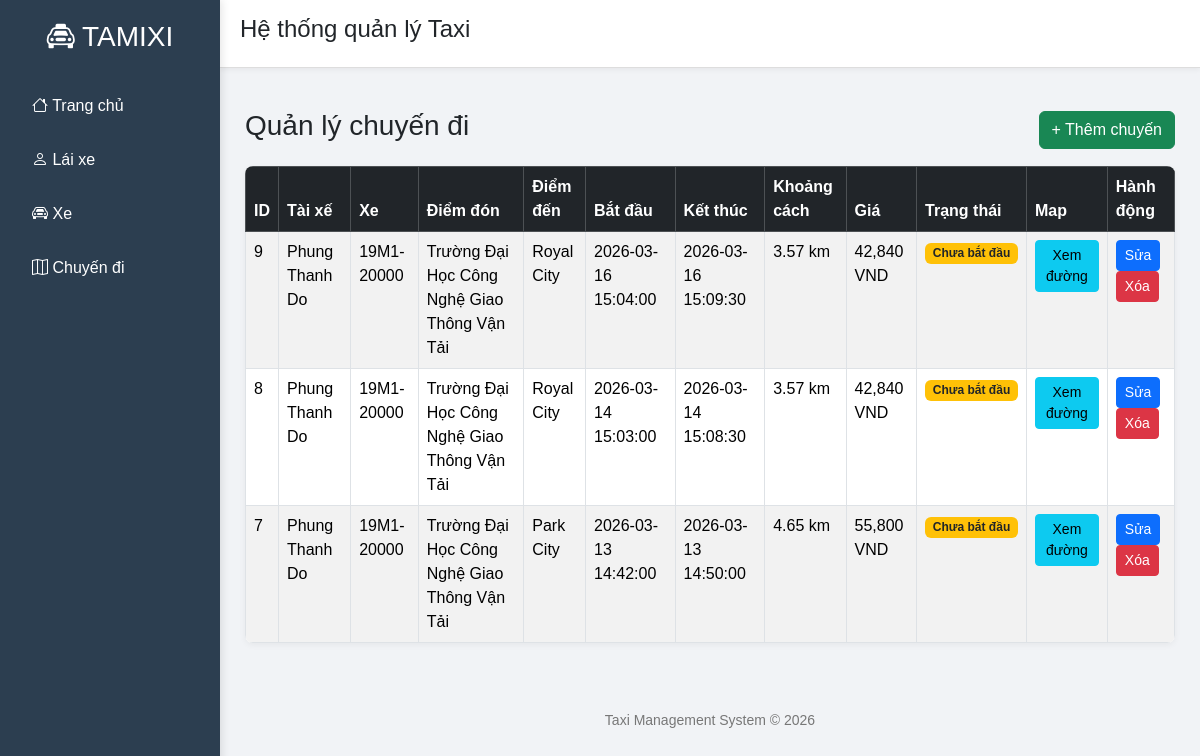
The page /trips on the database as committed earlier.
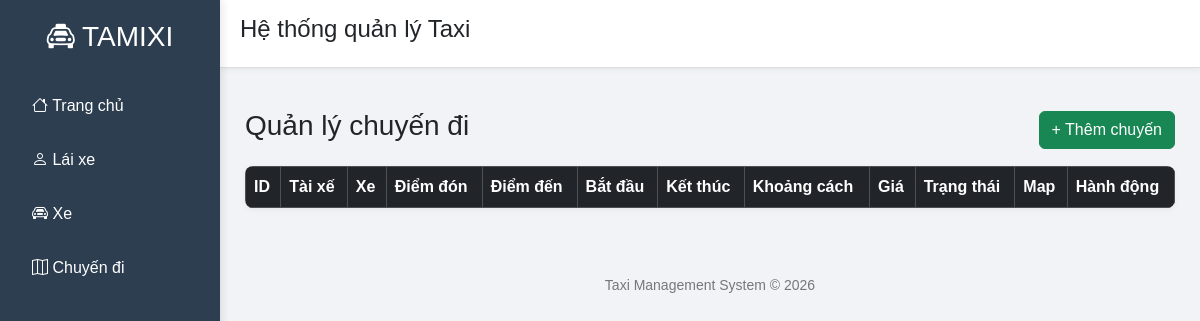
The same page on the database as committed later.
### tables this page shows
CREATE TABLE Trips (
    trip_id INTEGER PRIMARY KEY AUTOINCREMENT,
    driver_id INTEGER,
    car_id INTEGER,
    pickup_location TEXT,
    dropoff_location TEXT,
    start_time DATETIME,
    end_time DATETIME, distance REAL, price REAL,
    FOREIGN KEY(driver_id) REFERENCES Drivers(driver_id),
    FOREIGN KEY(car_id) REFERENCES Cars(car_id)
);

CREATE TABLE Drivers (
    driver_id INTEGER PRIMARY KEY AUTOINCREMENT,
    name TEXT NOT NULL,
    phone TEXT,
    license_number TEXT,
    status TEXT
);

CREATE TABLE Cars (
    car_id INTEGER PRIMARY KEY AUTOINCREMENT,
    plate_number TEXT NOT NULL,
    car_model TEXT,
    status TEXT
);

### app.py (the view)
@app.route("/trips")
def trips():
    conn = get_db()
    cursor = conn.cursor()
    cursor.execute("""
    SELECT t.trip_id,
                    d.name as driver_name,
                    c.plate_number as license_plate,
                    t.pickup_location,
                    t.dropoff_location,
                    t.start_time,
                    t.end_time,
                    t.distance,
                    t.price
    FROM Trips t
    JOIN Drivers d ON t.driver_id = d.driver_id
    JOIN Cars c ON t.car_id = c.car_id
    ORDER BY t.start_time DESC
    """)
    rows = cursor.fetchall()
    conn.close()
    trips = []
    now = datetime.now()
    for r in rows:
        start = datetime.fromisoformat(r["start_time"]) if r["start_time"] else None
        end = datetime.fromisoformat(r["end_time"]) if r["end_time"] else None
        if not start or not end:
            status = "Không xác định"
        elif now < start:
            status = "Chưa bắt đầu"
        elif start <= now <= end:
            status = "Đang chạy"
        else:
            status = "Hoàn thành"
        trip = dict(r)
        trip["status"] = status
        trips.append(trip)
    return render_template("trips.html", trips=trips)

### app.py (called while the page is built)
def get_db():
    conn = sqlite3.connect("taxi.db")
    conn.row_factory = sqlite3.Row
    return conn

### templates/trips.html
{% extends "layout.html" %}
{% block content %}
<div class="d-flex justify-content-between align-items-center mb-3">
    <h3>Quản lý chuyến đi</h3>
    <a href="/add_trip" class="btn btn-success">+ Thêm chuyến</a>
</div>
<table class="table table-bordered table-striped table-hover">
    <thead class="table-dark">
        <tr>
            <th>ID</th>
            <th>Tài xế</th>
            <th>Xe</th>
            <th>Điểm đón</th>
            <th>Điểm đến</th>
            <th>Bắt đầu</th>
            <th>Kết thúc</th>
            <th>Khoảng cách</th>
            <th>Giá</th>
            <th>Trạng thái</th>
            <th>Map</th>
            <th>Hành động</th>
        </tr>
    </thead>
    <tbody>
        {% for trip in trips %}
        <tr>
            <td>{{ trip.trip_id }}</td>
            <td>{{ trip.driver_name }}</td>
            <td>{{ trip.license_plate }}</td>
            <td>{{ trip.pickup_location }}</td>
            <td>{{ trip.dropoff_location }}</td>
            <td>{{ trip.start_time }}</td>
            <td>{{ trip.end_time }}</td>
            <td>{{ trip.distance or 0 }} km</td>
            <td>{{ "{:,.0f}".format(trip.price or 0) }} VND</td>
            <td>
                {% if trip.status == "Chưa bắt đầu" %}
                    <span class="badge bg-warning text-dark">Chưa bắt đầu</span>
                {% elif trip.status == "Đang chạy" %}
                    <span class="badge bg-primary">Đang chạy</span>
                {% else %}
                    <span class="badge bg-success">Hoàn thành</span>
                {% endif %}
            </td>
            <td>
                <a
                href="https://www.google.com/maps/dir/{{ trip.pickup_location | urlencode }}/{{ trip.dropoff_location | urlencode }}"
                target="_blank"
                class="btn btn-sm btn-info">
                Xem đường
                </a>
            </td>
            <td>
                <a href="/edit_trip/{{ trip.trip_id }}" class="btn btn-sm btn-primary">Sửa</a>
                <a href="/delete_trip/{{ trip.trip_id }}"
                   class="btn btn-sm btn-danger"
                   onclick="return confirm('Bạn có chắc muốn xóa chuyến này?')">
                   Xóa
                </a>
            </td>
        </tr>
        {% endfor %}
    </tbody>
</table>
{% endblock %}

### templates/layout.html (shortened to what this page needs)
<!DOCTYPE html>
<html>
<head>
<link href="https://cdn.jsdelivr.net/npm/bootstrap@5.3.2/dist/css/bootstrap.min.css" rel="stylesheet">
<link rel="stylesheet" href="https://cdn.jsdelivr.net/npm/bootstrap-icons@1.11.1/font/bootstrap-icons.css">
<link rel="stylesheet" href="{{ url_for('static', filename='style.css') }}">
</head>
<body>
<div class="sidebar">
<h3><i class="bi bi-taxi-front"></i> TAMIXI</h3>
<a href="/"><i class="bi bi-house"></i> Trang chủ</a>
<a href="/drivers"><i class="bi bi-person"></i> Lái xe</a>
<a href="/cars"><i class="bi bi-car-front"></i> Xe</a>
<a href="/trips"><i class="bi bi-map"></i> Chuyến đi</a>
</div>
<div class="main">
<div class="header">
<h4>Hệ thống quản lý Taxi</h4>
</div>
<div class="content container mt-3">
{% block content %}
{% endblock %}
</div>
<div class="footer text-center mt-4">
<small>Taxi Management System © 2026</small>
</div>
</div>
</body>
</html>

### static/style.css (style rules this page uses)
body { margin:0; font-family:Arial, sans-serif; background:#f1f3f6; }
.sidebar { position:fixed; width:220px; height:100%; background:#2c3e50; padding:20px; color:white; box-shadow:2px 0 8px rgba(0,0,0,0.1); }
.sidebar h3 { margin-bottom:30px; text-align:center; }
.sidebar a { display:block; color:white; text-decoration:none; padding:10px 12px; margin-bottom:10px; border-radius:6px; transition:0.2s; }
.main { margin-left:220px; min-height:100vh; }
.header { background:white; padding:15px 20px; border-bottom:1px solid #ddd; font-weight:bold; font-size:18px; box-shadow:0 2px 5px rgba(0,0,0,0.05); }
.content { padding:25px; }
table { background:white; border-radius:8px; overflow:hidden; box-shadow:0 2px 6px rgba(0,0,0,0.05); }
table th { background:#f8f9fa; }
.footer { text-align:center; margin-top:30px; color:#777; }

Rows that differ between the two databases and show on the page:
removed Trips: trip_id "9", driver_name "Phung Thanh Do", license_plate "19M1-20000", pickup_location "Trường Đại Học Công Nghệ Giao Thông Vận Tải", dropoff_location "Royal City", start_time "2026-03-16 15:04:00", end_time "2026-03-16 15:09:30", distance "3.57", price "42,840"
removed Trips: trip_id "8", driver_name "Phung Thanh Do", license_plate "19M1-20000", pickup_location "Trường Đại Học Công Nghệ Giao Thông Vận Tải", dropoff_location "Royal City", start_time "2026-03-14 15:03:00", end_time "2026-03-14 15:08:30", distance "3.57", price "42,840"
removed Trips: trip_id "7", driver_name "Phung Thanh Do", license_plate "19M1-20000", pickup_location "Trường Đại Học Công Nghệ Giao Thông Vận Tải", dropoff_location "Park City", start_time "2026-03-13 14:42:00", end_time "2026-03-13 14:50:00", distance "4.65", price "55,800"
